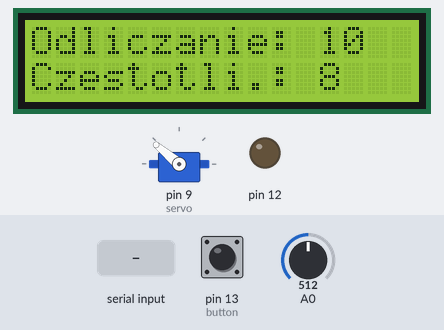
The sketch below on a simulated Arduino Uno, built with avr-gcc and run on an emulated ATmega328P. Shown: 16×2 character LCD, servo, output pins drawn as LEDs (lit = HIGH). The test bench sets the inputs (shaded band); at power-on: pin 13 (button) HIGH, A0 = 512. What the sketch prints to the serial monitor is not drawn.

Above: at 1.3 s.
1.4 s: "3\n" received over Serial
At 4.0 s:
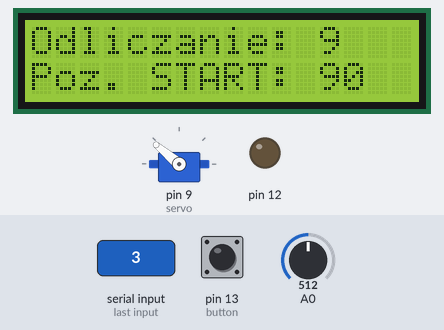
4.4 s: pin 13 (button) pulled LOW for 3.2 s
At 8.4 s:
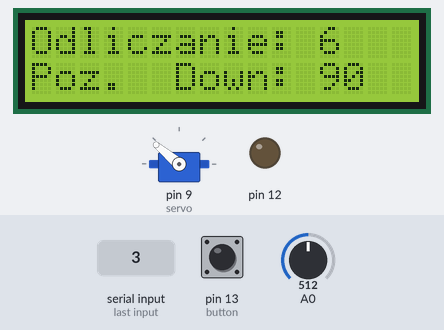
9.1 s: A0 set to 716
At 10.7 s:
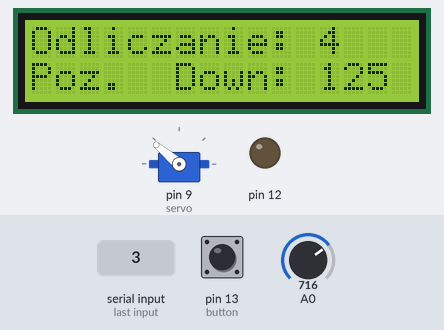
12.1 s: A0 set to 1023
At 14.9 s:
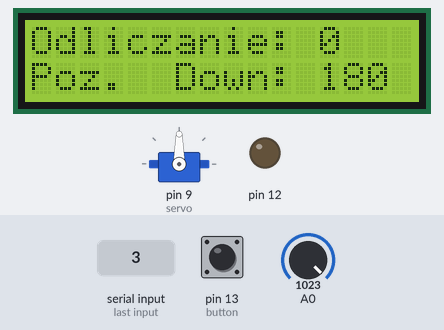
15.1 s: "2\n" received over Serial
At 17.3 s:
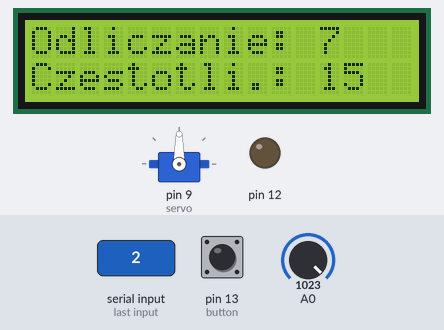
18.1 s: pin 13 (button) pulled LOW for 0.15 s
At 19.5 s:
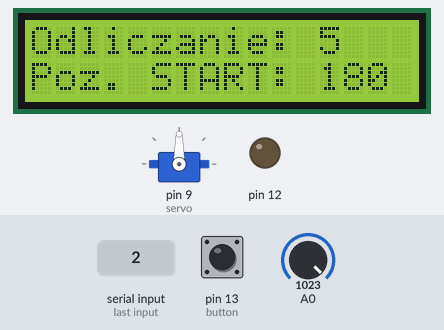
Timing chart, 0 to 21.1 s (numbered marks = the images above; inputs shaded):
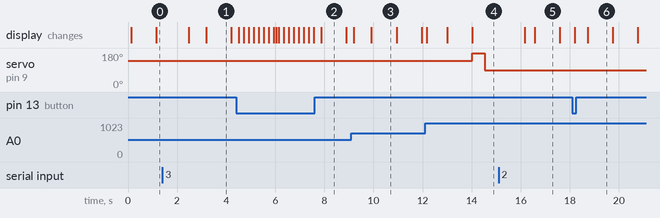

Measured:
- after the input at 1.4 s, the display: first changes after 1.1 s (image 1 shows a later state)
- after the input at 4.4 s, the display: first changes after 0.12 s (image 2 shows a later state)
- after the input at 15.1 s, the display: first changes after 1.1 s (image 5 shows a later state)
- after the input at 18.1 s, the display: first changes after 0.11 s (image 6 shows a later state)
- what the display in image 2 shows lasts 1.0 s, from 7.9 s to 8.9 s

The sketch:

servo_KM.ino
```cpp
#include <Servo.h>

#include <Wire.h>
#include <LiquidCrystal.h>

LiquidCrystal lcd(7, 6, 5, 4, 3, 2);     // inicjacja LCD

Servo servo;                        // inicjacja serwa

int pos = 0;                        // zmienne
int timer = 11;
int dTimer = 0;
int czestotliwosc = 11;
int pWart = 10;
int menu = 0;
int servoStart = 140;
int servoDown = 118;

int optionIn;
int power = 1;

int buzzer = 0;

void setup() {
	pinMode(13, INPUT_PULLUP);
	pinMode(12, OUTPUT);
	lcd.begin(16, 2);
	servo.attach(9);                  // pin z serwem
	servo.write(servoStart);                 // poczatkowa wartosc
	lcd.setCursor(0, 0);
	lcd.print("Odliczanie: ");
	Serial.begin(9600);


	Serial.println("");						// serial monitor menu print
	Serial.println("Menu:");
	Serial.println("0 - Buzzer off");
	Serial.println("1 - Buzzer on");
	Serial.println("2 - 1st menu page");
	Serial.println("3 - 2nd menu page");
	Serial.println("4 - 3rd menu page");
	Serial.println("5 - Power = 0");
	Serial.println("6 - Power = 1");
	Serial.println("");
}

void loop() {

	if (Serial.available() > 0) {						// serial monitor menu control
		optionIn = Serial.readString().toInt();

		switch (optionIn) {

			case 0:
				{
					Serial.println("Buzzer OFF");
					buzzer = 0;
					break;
				}
			case 1:
				{
					Serial.println("Buzzer ON");
					buzzer = 1;
					break;
				}
			case 2:
				{
					Serial.println("Menu 1st page");
					menu = 0;
					break;
				}
			case 3:
				{
					Serial.println("Menu 2nd page");
					menu = 1;
					break;
				}
			case 4:
				{
					Serial.println("Menu 3rd page");
					menu = 2;
					break;
				}
			case 5:
				{
					Serial.println("Power is now 0");
					power = 0;
					break;
				}
			case 6:
				{
					Serial.println("Power is now 1");
					power = 1;
					break;
				}
		}
	}

	if (digitalRead(13) == LOW) {		//button press
		menu = menu + 1;
		if (menu == 3) {
			menu = 0;
		}
		delay(100);
	}

	if (menu == 0) {
		pWart = analogRead(A0);           // odczyt z potencjometru
		pWart = map(pWart, 0, 1023, 1, 15);
		czestotliwosc = pWart;
	}
	if (menu == 0) {
		lcd.setCursor(0, 1);                 // wypisanie czestotliwosci na LCD
		lcd.print("Czestotli.: ");
		lcd.setCursor(12, 1);
		lcd.print(czestotliwosc);
		if (czestotliwosc < 10) {
			lcd.setCursor(13, 1);
			lcd.print(" ");
		}
		lcd.print("  ");
	}

	if (menu == 1) {                      // menu 1
		pWart = analogRead(A0);
		pWart = map(pWart, 0, 1023, 0, 180);
		servoStart = pWart;

		lcd.setCursor(0, 1);
		lcd.print("Poz. START: ");
		lcd.setCursor(12, 1);
		lcd.print(servoStart);
		lcd.print(" ");
	}

	if (menu == 2) {                      // menu 2
		pWart = analogRead(A0);
		pWart = map(pWart, 0, 1023, 0, 180);
		servoDown = pWart;

		lcd.setCursor(0, 1);
		lcd.print("Poz.  Down: ");
		lcd.setCursor(12, 1);
		lcd.print(servoDown);
		lcd.print(" ");
	}

if (power == 1) {
		if (timer == 0) {                     // kiedy odliczanie: 0 uruchom serwo
			if (buzzer == 1) {
				digitalWrite(12, HIGH);
				delay(200);
				digitalWrite(12, LOW);
				delay(50);
				digitalWrite(12, HIGH);
				delay(200);
				digitalWrite(12, LOW);
				delay(50);
				digitalWrite(12, HIGH);
				delay(200);
				digitalWrite(12, LOW);
			}
			servo.write(servoDown);
			delay(500);
			servo.write(servoStart);
			timer = czestotliwosc;               // nastepny czas == czestotliwosci (od 1 do 15 sec)
			delay(10);

		}
		delay(100);
		dTimer = dTimer + 100;

		if (dTimer == 1000) {
			timer = timer - 1;                   // odejmowanie czasu i pisanie go na ekran
			lcd.setCursor(12, 0);
			lcd.print(timer);
			if (timer < 10) {
				lcd.setCursor(13, 0);
				lcd.print(" ");
			}
			dTimer = 0;
		}

}
}
```
